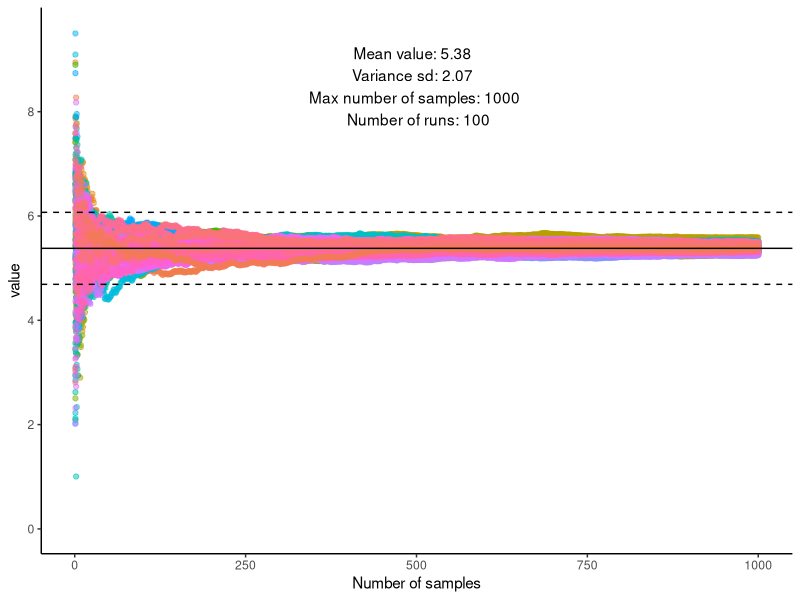

Write the R code that produced this figure.
library(tidyverse)
library(TTR)


#Lugol_stats <- data.frame("Experiment"= c("EXP","STAT","LSTAT_NH4", "LSTAT_NO3"), "Mean_c_length" = c(5.3807, 3.8943, NaN, NaN), "Variance_c_length" = c(2.0677, 1.6253,NaN,NaN))

Mean_average  <-5.38     #The average used in the model
Variance_sd <-2.07       #The sd used in the model
Number_of_samples <- 1000  #The maximum number of samples
Number_of_runs <- 100    #Number of times to run the model


Raw_dataframe_exp <- data.frame(matrix(0, ncol = Number_of_runs, nrow = Number_of_samples))  #Create a dataframe for the simulated data


for (i in 1:Number_of_samples) {
  
  
  Raw_dataframe_exp[i,]<- rnorm(Number_of_runs, mean=Mean_average, sd=Variance_sd)  #Create the simulated data 100 tines for the length of the empty dataframe
  
  }



Sliding_mean_exp <-data.frame(matrix(0, ncol = Number_of_runs, nrow = Number_of_samples)) #Create a dataframe for the sliding average
Sliding_sd_exp <-data.frame(matrix(0, ncol = Number_of_runs, nrow = Number_of_samples)) #Creating a dataframe for the slding sd, right now im not using the sd 

for (i in 1:Number_of_runs) { 
  
  Sliding_mean_exp[,i]  <- runMean(Raw_dataframe_exp[,i], n=1, cumulative = TRUE) #Create the sliding mean, cumulative adds the new number each time, n determines when the firs value should be 
  Sliding_sd_exp[,i] <- runSD(Raw_dataframe_exp[,i], n=1, cumulative = TRUE) #same but for sd
  
  
  
}

data_long <- gather(Sliding_mean_exp)  #this rearange the data to a format that can acctually be plotted
data_long$n_sample <- rep(1:Number_of_samples, times=Number_of_runs) # This adds the number of samples that is used for the average, THIS WILL NEED TO CHANGE IF I WANT TO CHANGE NUMBER OF RUNS AND MAX NUMBER OF SAMPLES!


ggplot(data_long, aes(x=n_sample, y=value, color=key))+  #it is okay to get a error message that they removed rows equl to the number of runs (its becouse the first average is blank)
  geom_point(show.legend = FALSE, alpha=0.5)+
  geom_hline(aes(yintercept=Mean_average))+
  geom_hline(aes(yintercept=Mean_average-(Variance_sd/3)), linetype="dashed")+  ##The errorbars are 1/3 of sd, to line up with the final derivation, might want to change that
  geom_hline(aes(yintercept=Mean_average+(Variance_sd/3)),linetype="dashed")+
  scale_y_continuous(limits = c(0,Mean_average+Variance_sd*2), n.breaks = 7)+
  xlab("Number of samples")+
  theme_classic()+
  annotate("text", x = Number_of_samples/2, y = Mean_average+Variance_sd*1.5, label = paste("Mean value:",Mean_average,  #This adds the values assigned as the settings for the model, the pase comand ties it together
                                                                                         "\ \nVariance sd:", Variance_sd, #\ \n in a string makes a new row, note the spaces between \ \!
                                                                                         "\ \n Max number of samples:", Number_of_samples,
                                                                                         "\ \n Number of runs:", Number_of_runs))
  
